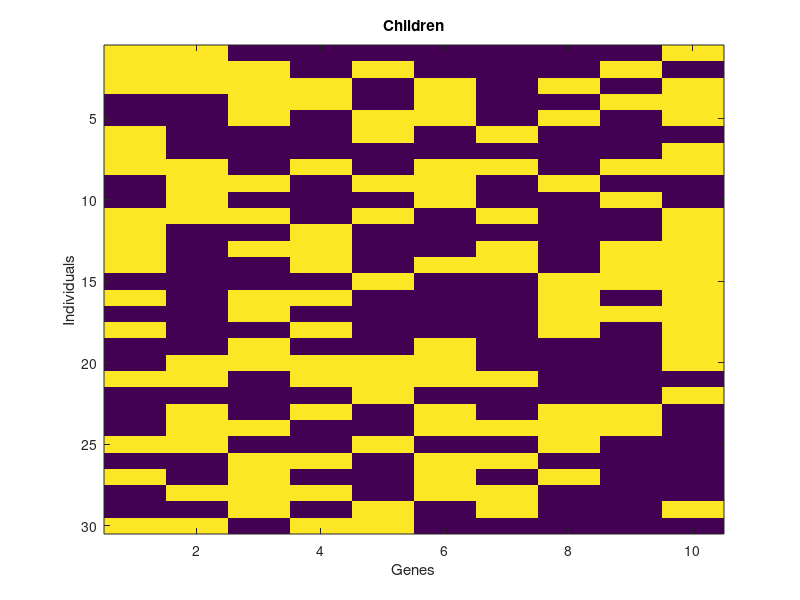

The MATLAB script that drew this image: (Note: this script raises an error after producing the figure.)
%% Evolutionary Algorithm

% clear variables
clear;
%% Algorithm Parameters
population_size = 30;
number_of_genes = 10;
crossover_probability = 0.9;
mutation_probability = 1./number_of_genes;
maximum_generations = 100;


%% Initialize Population
population = randi([0 1], population_size, number_of_genes);

figure(1);
imagesc(population);
xlabel('Genes');
ylabel('Individuals');
title('Children');

for generation=1:maximum_generations
    %% Evaluate Population
    % Simply count the number of ones in every gene
    fitness = sum(population,2);
    [best_fitness, index] = max(fitness);
    best_individuum = population(index,:);
    median_fitness = median(fitness);
    
    %% Early Termination
    if best_fitness == number_of_genes
        break;
    end
    
    %% Selection
    % Tournament
    first_mates = tournament_select(population, fitness, population_size);
    second_mates = tournament_select(population, fitness, population_size);

    %% Generate Next Generation
    % Crossover
    % Determine if crossover will be done for each pair of mates
    do_crossover = (rand(population_size, 1) < crossover_probability);

    % Combine mate's genes
    index = [1:population_size]';
    crossover_point = randi([1 number_of_genes-1], population_size, 1) .* do_crossover(index);
    next_generation = [first_mates(:,1:crossover_point)...
        second_mates(:,crossover_point+1:number_of_genes)];

    % Elitism
    next_generation(1,:) = best_individuum;

    % Mutate
    mutate = (rand(population_size, number_of_genes) < mutation_probability);
    next_generation = xor(next_generation, mutate);
    
    population = next_generation;
    
    % View Parents and Children
    subplot(1,3,1);imagesc(first_mates);xlabel('Genes');ylabel('Individuals');title('ParentsA')
    subplot(1,3,2);imagesc(second_mates);xlabel('Genes');ylabel('Individuals');title('ParentsB')
    subplot(1,3,3);imagesc(population);xlabel('Genes');ylabel('Individuals');title('Children')
    pause(0.1);
end

%% Plot Result
figure(2);
clf;
plot(best_fitness);
hold on;
plot(median_fitness);
xlabel('Generations');
ylabel('Fitness');
legend('Max Fitness', 'Median Fitness','Location','SouthEast')
  